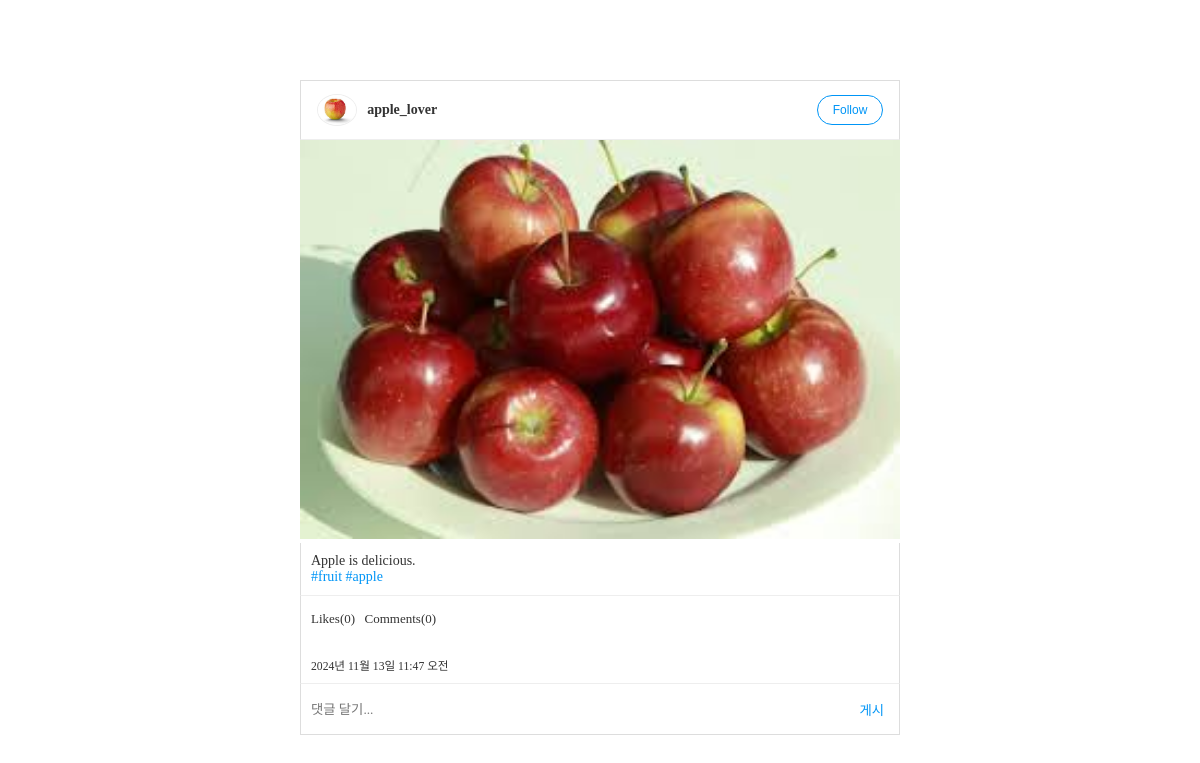
/posts/3/, run on an earlier commit of the app's database.
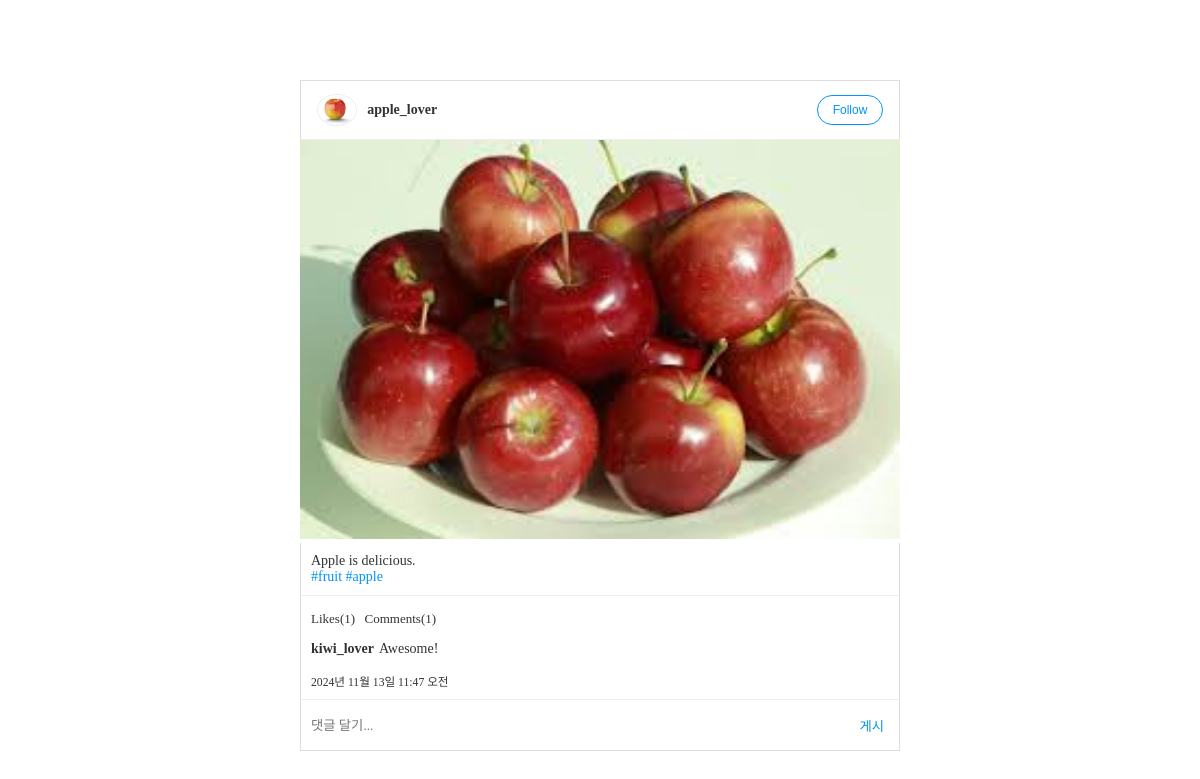
And on a later commit of the database.
### posts/models.py (models this page shows, shortened)
class PostImage(models.Model):
    post = models.ForeignKey(
        Post,
        verbose_name = "포스트",
        on_delete=models.CASCADE,
    )
    photo = models.ImageField("사진", upload_to="post")

class HashTag(models.Model):
    name = models.CharField("태그명", max_length=50)

class Post(models.Model):
    user = models.ForeignKey(
        "users.User",
        verbose_name="작성자",
        on_delete=models.CASCADE,
    )
    content = models.TextField("내용")
    created = models.DateTimeField("생성일시", auto_now_add=True)
    tags = models.ManyToManyField("posts.HashTag", verbose_name="해시태그 목록", blank=True)

class Comment(models.Model):
    user = models.ForeignKey(
        "users.User",
        verbose_name="작성자",
        on_delete=models.CASCADE,
    )
    post = models.ForeignKey(Post, verbose_name="포스트", on_delete=models.CASCADE)
    content = models.TextField("내용")
    created = models.DateTimeField("생성일시", auto_now_add=True)

### users/models.py (models this page shows, shortened)
class User(AbstractUser):
    profile_image = models.ImageField(
        "프로필 이미지", upload_to="users/profile", blank=True
    )
    short_description = models.TextField("소개글", blank=True)
    like_posts = models.ManyToManyField(
        "posts.Post",
        verbose_name="좋아요 누른 Post 목록",
        related_name="like_users",
        blank=True,
    )
    following = models.ManyToManyField(
        "self",
        verbose_name="팔로우 중인 사용자들",
        related_name="followers",
        symmetrical=False,
        through="users.Relationship",
    )

### posts/views.py (the view)
# urls.py: path("<int:post_id>/", post_detail, name="post_detail"),
def post_detail(request, post_id):
    post = Post.objects.get(id=post_id)
    comment_form = CommentForm()
    context = {"post": post,
               "comment_form": comment_form}
    return render(request, "posts/post_detail.html", context)

### posts/forms.py
class CommentForm(forms.ModelForm):
    class Meta:
        model = Comment
        fields = [
            "post",
            "content",
        ]
        widgets = {
            "content":forms.Textarea(
                attrs={
                    "placeholder": "댓글 달기...",
                }
            )
        }

### templates/posts/post_detail.html
{% extends 'base_slider.html' %}
{% block content %}
<div id="feeds" class="post-container">
    {% url 'posts:post_detail' post.id as action_redirect_to %}
    {% include 'posts/post.html' with action_redirect_url=action_redirect_to %}
</div>
{% endblock %}

### templates/posts/post.html (shortened to what this page needs)
<article id="post-{{ post.id }}" class="post">
    <header class="post-header">
        <a href="{% url 'users:profile' user_id=post.user.id %}">
            {% if post.user.profile_image %}
                <img src="{{ post.user.profile_image.url }}" alt="">
            {% endif %}
            <span>{{ post.user.username }}</span>
        </a>
        {% if user != post.user %}
            <form action="{% url 'users:follow' user_id=post.user.id %}?next={{ action_redirect_url }}" method="POST">
                <button type="submit" class="btn btn-primary {% if post.user in user.following.all %}active{% endif %}">
                    {% if post.user in user.following.all %}
                        Unfollow
                    {% else %}
                        Follow
                    {% endif %}
                </button>
            </form>
        {% endif %}
    </header>
    <div class="post-images splide">
        <div class="splide__track">
            <ul class="splide__list">
                {% for image in post.postimage_set.all %}
                    {% if image.photo %}
                    <li class="splide__slide">
                        <img src="{{ image.photo.url }}">
                    </li>
                    {% endif %}
                {% endfor %}
            </ul>
        </div>
    </div>
    <div class="post-content">
        {{ post.content|linebreaksbr }}
        <div class="post-tags">
            {% for tag in post.tags.all %}
                <a href="{% url 'posts:tags' tag_name=tag.name %}">#{{ tag.name }}</a>
            {% endfor %}
        </div>
    </div>
    <div class="post-buttons">
        <form action="{% url 'posts:post_like' post_id=post.id %}?next={{ action_redirect_url }}" method="POST">
            <button type="submit"
            >
                Likes({{ post.like_users.count }})
            </button>
    </form>
        <span>Comments({{ post.comment_set.count }})</span>
    </div>
    <div class="post-comments">
        <ul>
        {% for comment in post.comment_set.all %}
            <li>
                <span>{{ comment.user.username }}</span>
                <span>{{ comment.content }}</span>
            </li>
        {% endfor %}
        </ul>
    </div>
    <small>{{ post.created }}</small>
    <div class="post-comment-create">
        <form method="POST" action="{% url 'posts:comment_add' %}?next={{ action_redirect_url }}">
            {{ comment_form.content }}
            <button type="submit">게시</button>
        </form>
    </div>
</article>

What changed in the data, as far as the page shows it:
computed for Post "Apple is delicious.": like_users.count "0" → "1"; comment_set.count "0" → "1"
added Comment: user.username "kiwi_lover", content "Awesome!"
